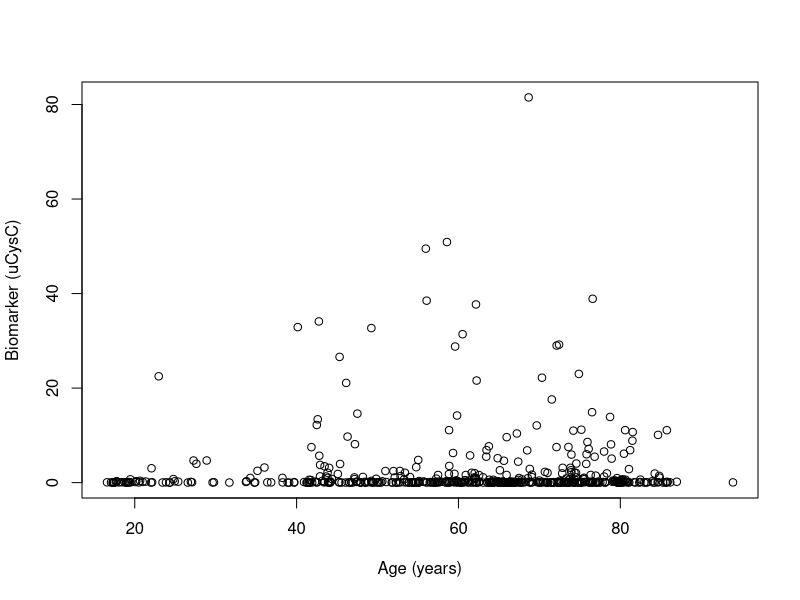
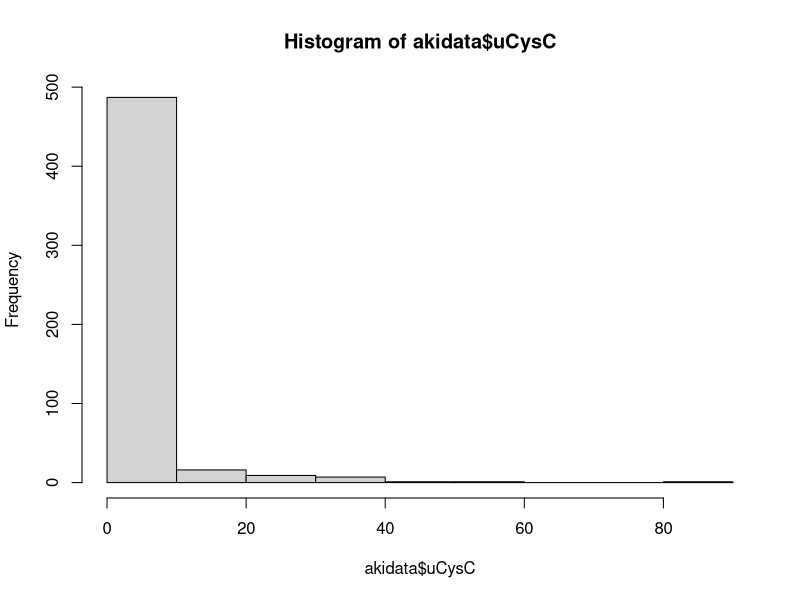
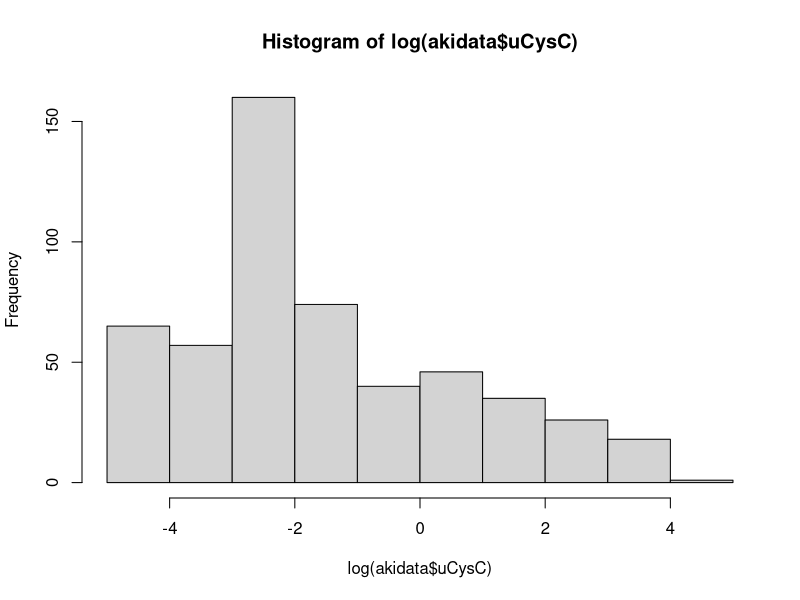
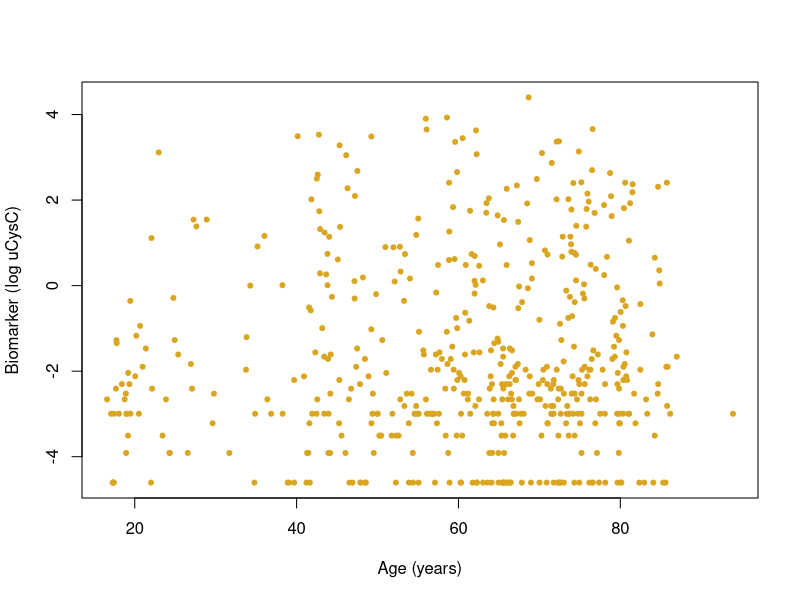
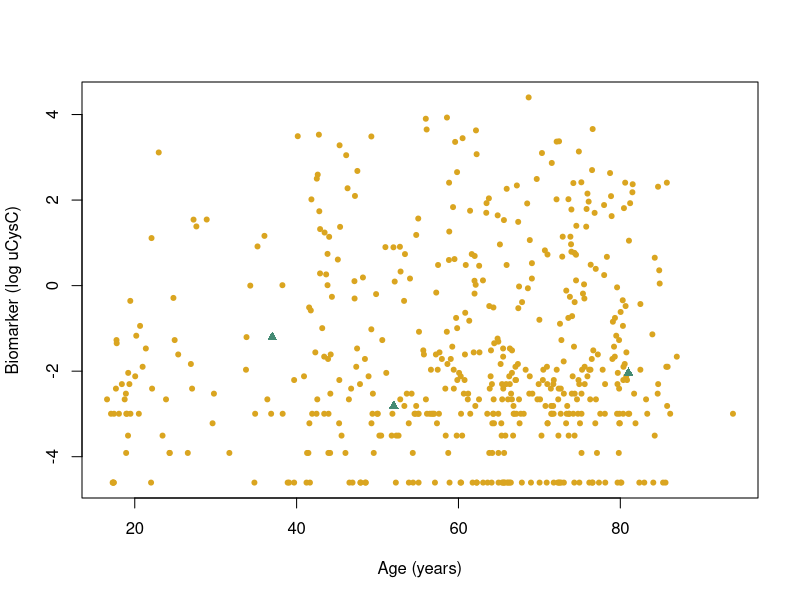
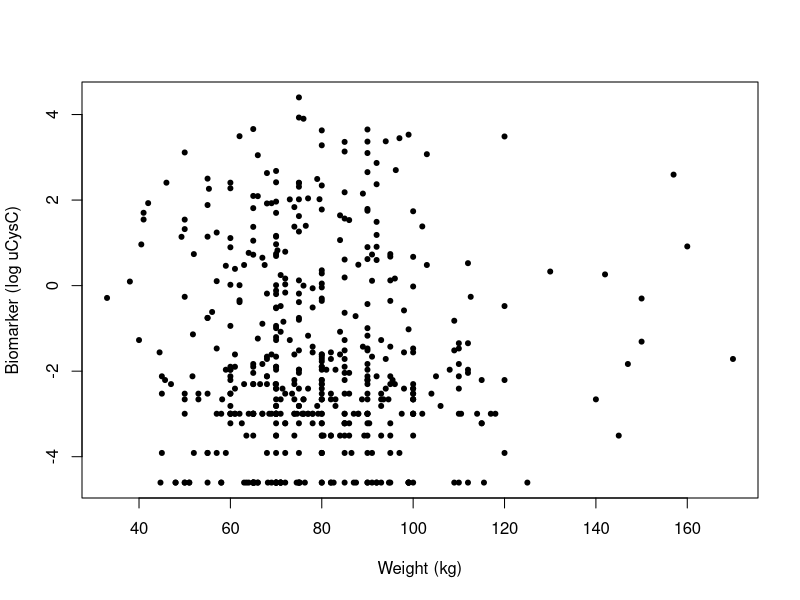
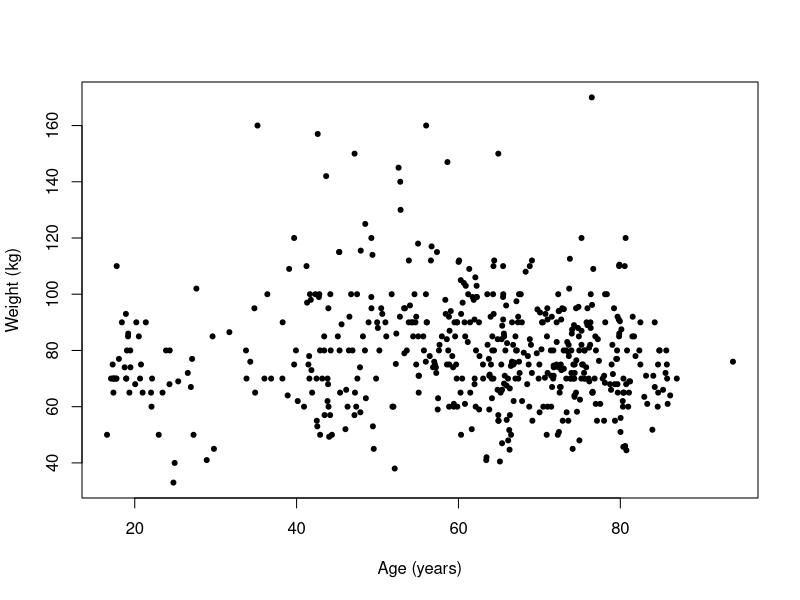

R code for these plots, in order:
## ---- chunk 1
knitr::opts_chunk$set(echo = TRUE)
## ---- chunk 2
akidata <- read.csv("../lab02/aki.csv")
## ---- chunk 3
plot(akidata$age, akidata$uCysC, xlab = "Age (years)", ylab = "Biomarker (uCysC)")
## ---- chunk 4
hist(akidata$uCysC)
hist(log(akidata$uCysC))
## ---- chunk 5
plot(akidata$age, log(akidata$uCysC), xlab = "Age (years)", ylab = "Biomarker (log uCysC)", col = "goldenrod", pch = 20)
## ---- chunk 6
uCysC_extra <- c(0.06,0.30,0.13)
age_extra <- c(52,37,81)
## ---- chunk 7
plot(akidata$age, log(akidata$uCysC), xlab = "Age (years)", ylab = "Biomarker (log uCysC)", col = "goldenrod", pch = 20)
points(age_extra, log(uCysC_extra), col = "aquamarine4", pch = 17)
## ---- chunk 8
plot(akidata$weight, log(akidata$uCysC), xlab = "Weight (kg)", ylab = "Biomarker (log uCysC)", pch = 20)
plot(akidata$age, akidata$weight, xlab = "Age (years)", ylab = "Weight (kg)", pch = 20)
